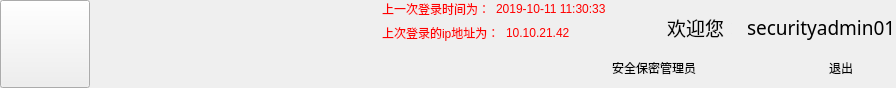
      <widget class="QWidget" name="title_widget" native="true">
       <property name="minimumSize">
        <size>
         <width>0</width>
         <height>88</height>
        </size>
       </property>
       <property name="maximumSize">
        <size>
         <width>16777215</width>
         <height>88</height>
        </size>
       </property>
       <property name="styleSheet">
        <string notr="true"/>
       </property>
       <layout class="QHBoxLayout" name="horizontalLayout">
        <property name="leftMargin">
         <number>0</number>
        </property>
        <property name="topMargin">
         <number>0</number>
        </property>
        <property name="rightMargin">
         <number>0</number>
        </property>
        <property name="bottomMargin">
         <number>0</number>
        </property>
        <item>
         <widget class="QPushButton" name="pushButton_usermanagement">
          <property name="minimumSize">
           <size>
            <width>90</width>
            <height>88</height>
           </size>
          </property>
          <property name="styleSheet">
           <string notr="true">border-radius:0px;background-image: url(:/pic/resource/img/titlebarimg/yonghu_en.png);}QPushButton#pushButton_usermanagement:hover{background-image: url(:/pic/resource/img/titlebarimg/yonghu_hua.png);}QPushButton#pushButton_usermanagement:pressed{background-image: url(:/pic/resource/img/titlebarimg/yonghu_en.png);</string>
          </property>
          <property name="text">
           <string/>
          </property>
         </widget>
        </item>
        <item>
         <spacer name="horizontalSpacer_13">
          <property name="orientation">
           <enum>Qt::Horizontal</enum>
          </property>
          <property name="sizeHint" stdset="0">
           <size>
            <width>286</width>
            <height>20</height>
           </size>
          </property>
         </spacer>
        </item>
        <item>
         <layout class="QVBoxLayout" name="verticalLayout_19">
          <item>
           <layout class="QHBoxLayout" name="horizontalLayout_17">
            <item>
             <widget class="QLabel" name="label_19">
              <property name="enabled">
               <bool>true</bool>
              </property>
              <property name="autoFillBackground">
               <bool>false</bool>
              </property>
              <property name="styleSheet">
               <string notr="true">font: 10pt &quot;微软雅黑&quot;;
color: rgb(255, 0, 0);</string>
              </property>
              <property name="text">
               <string>上一次登录时间为：</string>
              </property>
             </widget>
            </item>
            <item>
             <widget class="QLabel" name="lastlogintime_label_4">
              <property name="styleSheet">
               <string notr="true">font: 10pt &quot;微软雅黑&quot;;
color: rgb(255, 0, 0);</string>
              </property>
              <property name="text">
               <string>2019-10-11 11:30:33</string>
              </property>
             </widget>
            </item>
           </layout>
          </item>
          <item>
           <layout class="QHBoxLayout" name="horizontalLayout_18">
            <item>
             <widget class="QLabel" name="label_20">
              <property name="styleSheet">
               <string notr="true">font: 10pt &quot;微软雅黑&quot;;
color: rgb(255, 0, 0);</string>
              </property>
              <property name="text">
               <string>上次登录的ip地址为：</string>
              </property>
             </widget>
            </item>
            <item>
             <widget class="QLabel" name="lastauth_ipaddress_label_4">
              <property name="styleSheet">
               <string notr="true">font: 10pt &quot;微软雅黑&quot;;
color: rgb(255, 0, 0);</string>
              </property>
              <property name="text">
               <string>10.10.21.42</string>
              </property>
             </widget>
            </item>
           </layout>
          </item>
          <item>
           <spacer name="verticalSpacer_4">
            <property name="orientation">
             <enum>Qt::Vertical</enum>
            </property>
            <property name="sizeHint" stdset="0">
             <size>
              <width>20</width>
              <height>40</height>
             </size>
            </property>
           </spacer>
          </item>
         </layout>
        </item>
        <item>
         <layout class="QHBoxLayout" name="horizontalLayout_4">
          <item>
           <layout class="QVBoxLayout" name="verticalLayout_17">
            <property name="spacing">
             <number>0</number>
            </property>
            <property name="bottomMargin">
             <number>6</number>
            </property>
            <item>
             <layout class="QHBoxLayout" name="horizontalLayout_3">
              <property name="spacing">
               <number>15</number>
              </property>
              <item>
               <widget class="QLabel" name="currentuser_pic_label">
                <property name="minimumSize">
                 <size>
                  <width>40</width>
                  <height>40</height>
                 </size>
                </property>
                <property name="maximumSize">
                 <size>
                  <width>40</width>
                  <height>40</height>
                 </size>
                </property>
                <property name="styleSheet">
                 <string notr="true">background-image: url(:/pic/resource/img/auditadminlogo.png);</string>
                </property>
                <property name="text">
                 <string/>
                </property>
               </widget>
              </item>
              <item>
               <widget class="QLabel" name="label">
                <property name="maximumSize">
                 <size>
                  <width>65</width>
                  <height>16777215</height>
                 </size>
                </property>
                <property name="font">
                 <font>
                  <family>微软雅黑</family>
                  <pointsize>14</pointsize>
                  <weight>50</weight>
                  <italic>false</italic>
                  <bold>false</bold>
                 </font>
                </property>
                <property name="styleSheet">
                 <string notr="true">font: 14pt &quot;微软雅黑&quot;;
color: rgb(0, 0, 0);</string>
                </property>
                <property name="text">
                 <string>欢迎您：</string>
                </property>
               </widget>
              </item>
              <item>
               <widget class="QLabel" name="lable_current_username">
                <property name="font">
                 <font>
                  <family>微软雅黑</family>
                  <pointsize>14</pointsize>
                  <weight>50</weight>
                  <italic>false</italic>
                  <bold>false</bold>
                 </font>
                </property>
                <property name="styleSheet">
                 <string notr="true">font: 14pt &quot;微软雅黑&quot;;
color: rgb(0, 0, 0);</string>
                </property>
                <property name="text">
                 <string>securityadmin01</string>
                </property>
               </widget>
              </item>
             </layout>
            </item>
            <item>
             <layout class="QHBoxLayout" name="horizontalLayout_6">
              <property name="spacing">
               <number>15</number>
              </property>
              <item>
               <widget class="QLabel" name="label_8">
                <property name="styleSheet">
                 <string notr="true">font: 14pt &quot;微软雅黑&quot;;
color: rgb(0, 0, 0);</string>
                </property>
                <property name="text">
                 <string>安全保密管理员</string>
                </property>
               </widget>
              </item>
              <item>
               <widget class="QLabel" name="label_7">
                <property name="styleSheet">
                 <string notr="true">font: 14pt &quot;微软雅黑&quot;;
color: rgb(0, 0, 0);</string>
                </property>
                <property name="text">
                 <string>退出</string>
                </property>
                <property name="alignment">
                 <set>Qt::AlignRight|Qt::AlignTrailing|Qt::AlignVCenter</set>
                </property>
               </widget>
              </item>
              <item>
               <widget class="QPushButton" name="logout_pushButton">
                <property name="sizePolicy">
                 <sizepolicy hsizetype="Minimum" vsizetype="Fixed">
                  <horstretch>0</horstretch>
                  <verstretch>0</verstretch>
                 </sizepolicy>
                </property>
                <property name="minimumSize">
                 <size>
                  <width>28</width>
                  <height>28</height>
                 </size>
                </property>
                <property name="maximumSize">
                 <size>
                  <width>28</width>
                  <height>28</height>
                 </size>
                </property>
                <property name="styleSheet">
                 <string notr="true">QPushButton{
border-radius:14px;
border-image: url(:/pic/resource/img/logout_button_default.png);
} 
QPushButton:pressed{
border-radius:14px;
border-image: url(:/pic/resource/img/logout_button_pressed.png);
}
QPushButton:hover{
border-radius:14px;
border-image: url(:/pic/resource/img/logout_button_hover.png);
}</string>
                </property>
                <property name="text">
                 <string/>
                </property>
               </widget>
              </item>
             </layout>
            </item>
           </layout>
          </item>
         </layout>
        </item>
       </layout>
      </widget>
